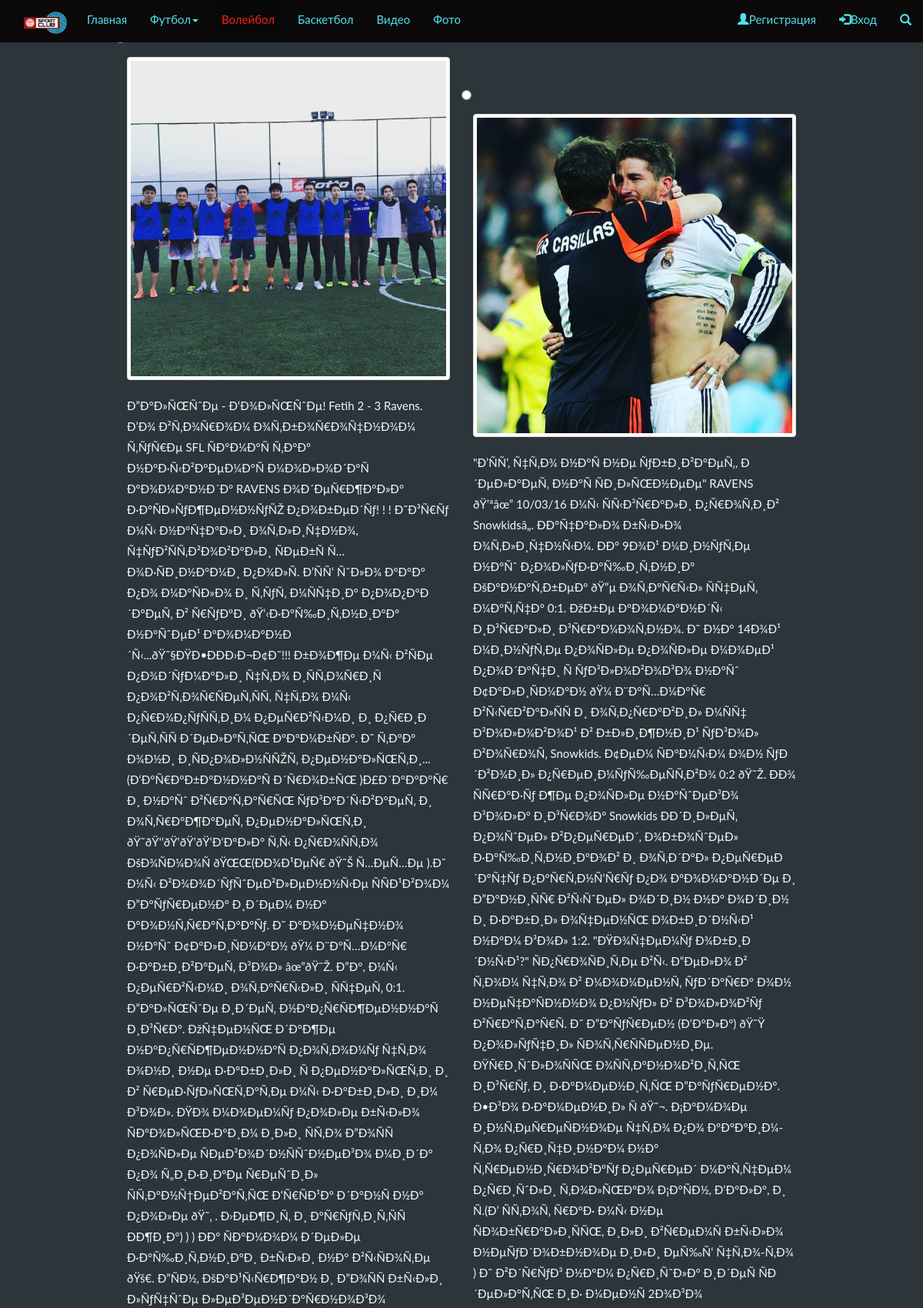
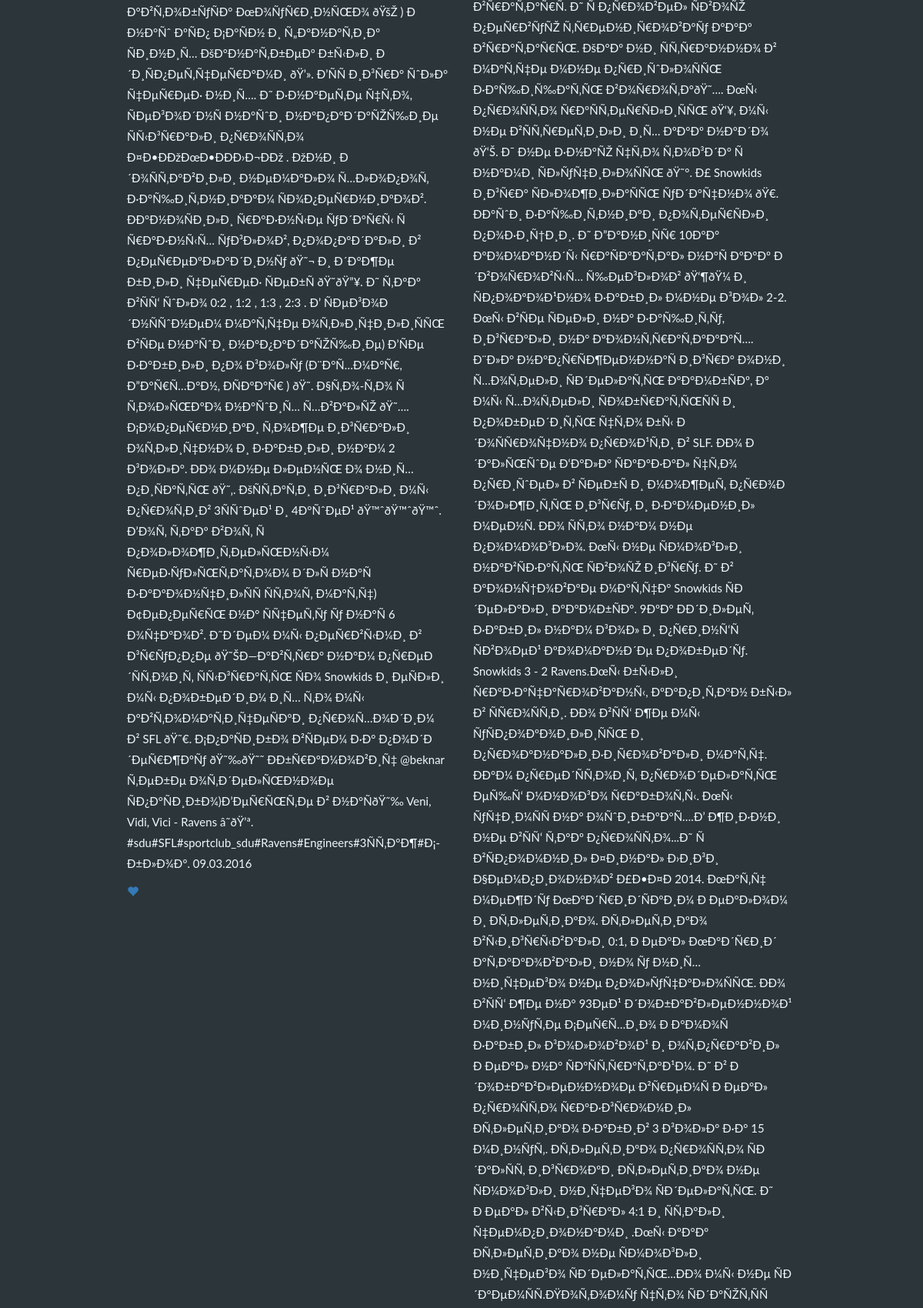
Screenshot of /SDU/admin/deliting_news.php (upper part) with the database file from the repository (2 pictures, top to bottom).
### tables this page shows
CREATE TABLE `indexx` (
  `id` int(11) NOT NULL,
  `text` text NOT NULL
);

### SDU/admin/deliting_news.php (the view, shortened to what this page needs)
<!doctype html>
<html>
<head>
  <link rel="stylesheet" href="http://maxcdn.bootstrapcdn.com/bootstrap/3.3.6/css/bootstrap.min.css">
</head>
<body>
<nav class="navbar navbar-inverse navbar-fixed-top">
  <div class="container-fluid">
    <div class="navbar-header">
      <a href="index.php"><img class="media-object" src="logo.jpg" alt="SCS">
    </a>
    </div>
    <div class="collapse navbar-collapse" id="myNavbar">
      <ul class="nav navbar-nav">
        <li ><a href="Location://localhost/SFL/index.php">Главная</a></li>
        <li class="dropdown">
          <a class="dropdown-toggle" data-toggle="dropdown" href="#">Футбол<span class="caret"></span></a>
        </li>
        <li class="active"><a href="#">Волейбол</a></li>
        <li><a href="b.php">Баскетбол</a></li>
        <li><a href="video.php">Видео</a></li>
        <li><a href="#">Фото</a></li>
      </ul>
      <ul class="nav navbar-nav navbar-right">
        <li><a href="reg.php"><span class="glyphicon glyphicon-user"></span>Регистрация</a></li>
        <li><a href="log.php"><span class="glyphicon glyphicon-log-in"></span>Вход</a></li>
        <li><a href="#"<span class="glyphicon glyphicon-search"></span></a></li>
      </ul>
    </div>
  </div>
</nav>
<link href="style.css" rel="stylesheet" type="text/css">
</head>
<body>
<table width="690" border="0" align="center" cellpadding="0" cellspacing="0">
  <tbody>
    <tr>
      <td>
        <table width="900" border="0" cellspacing="0" cellpadding="0">
          <tbody>
            <tr>
              <td valign="top">
					<p><strong>Choose to delete:</strong></p>
					<form action="dropping_news.php" method="post">
					<?php
            $result = mysql_query("select * from indexx");
						$myrow = mysql_fetch_array($result);
						do{
							printf ("<p><input name='id' type='radio' value='%s'>%s<label></label></p>",$myrow['id'],$myrow['text']);
						} while ($myrow = mysql_fetch_array($result));
					?>
                </form>
              </td>
            </tr>
          </tbody>
      </table></td>
    </tr>
  </tbody>
</table>
</body>
</html>

### SDU/style.css (style rules this page uses)
body { font: 400 15px/1.8 Lato, sans-serif; color: #F0F8FF; background-color:#2C3539; }
.navbar { font-family: Lato, sans-serif; margin-bottom: 0; background-color: #0C090A; border: 0; }
.navbar-nav li.active a { color: #f62217 !important; }
.navbar li a { color: #4EE2EC !important; }
.media-object { height: 50px ; margin-top: 5px ; }

### SDU/admin/deliting_news.php (style rules this page uses)
body { font: 400 15px/1.8 Lato, sans-serif; color: black; background-color:#2C3539; }
.navbar { font-family: Lato, sans-serif; margin-bottom: 0; background-color: #0C090A; border: 0; }
.navbar-nav li.active a { color: #f62217 !important; }
.navbar li a { color: #4EE2EC !important; }
.media-object { height: 50px ; margin-top: 5px ; }

### rows the page displays
indexx: text (picture), text "Ð”Ð°Ð»ÑŒÑˆÐµ - Ð‘Ð¾Ð»ÑŒÑˆÐµ! Fetih 2 - 3 Ravens. Ð’Ð¾ Ð²Ñ‚Ð¾Ñ€Ð¾Ð¼ Ð¾Ñ‚Ð±Ð¾Ñ€Ð¾Ñ‡Ð½Ð¾Ð¼ Ñ‚ÑƒÑ€Ðµ SFL ÑÐ°Ð¼Ð°Ñ Ñ‚Ð°Ðº Ð½Ð°Ð·Ñ‹Ð²Ð°ÐµÐ¼Ð°Ñ Ð¼Ð¾Ð»Ð¾Ð´Ð°Ñ ÐºÐ¾Ð¼Ð°Ð½Ð´Ð° RAVENS Ð¾Ð´ÐµÑ€Ð¶Ð°Ð»Ð° Ð·Ð°ÑÐ»ÑƒÐ¶ÐµÐ½Ð½ÑƒÑŽ Ð¿Ð¾Ð±ÐµÐ´Ñƒ! ! ! Ð˜Ð³Ñ€Ñƒ Ð¼Ñ‹ Ð½Ð°Ñ‡Ð°Ð»Ð¸ Ð¾Ñ‚Ð»Ð¸Ñ‡Ð½Ð¾, Ñ‡ÑƒÐ²ÑÑ‚Ð²Ð¾Ð²Ð°Ð»Ð¸ ÑÐµÐ±Ñ Ñ…Ð¾Ð·ÑÐ¸Ð½Ð°Ð¼Ð¸ Ð¿Ð¾Ð»Ñ. Ð’ÑÑ‘ ÑˆÐ»Ð¾ ÐºÐ°Ðº Ð¿Ð¾ Ð¼Ð°ÑÐ»Ð¾ Ð¸ Ñ‚ÑƒÑ‚ Ð¼ÑÑ‡Ð¸Ðº Ð¿Ð¾Ð¿Ð°Ð´Ð°ÐµÑ‚ Ð² Ñ€ÑƒÐºÐ¸ ðŸ‘‹Ð·Ð°Ñ‰Ð¸Ñ‚Ð½Ð¸ÐºÐ° Ð½Ð°ÑˆÐµÐ¹ ÐºÐ¾Ð¼Ð°Ð½Ð´Ñ‹...ðŸ˜§ÐŸÐ•ÐÐÐ›Ð¬Ð¢Ð˜!!! Ð±Ð¾Ð¶Ðµ Ð¼Ñ‹ Ð²ÑÐµ Ð¿Ð¾Ð´ÑƒÐ¼Ð°Ð»Ð¸ Ñ‡Ñ‚Ð¾ Ð¸ÑÑ‚Ð¾Ñ€Ð¸Ñ Ð¿Ð¾Ð²Ñ‚Ð¾Ñ€ÑÐµÑ‚ÑÑ, Ñ‡Ñ‚Ð¾ Ð¼Ñ‹ Ð¿Ñ€Ð¾Ð¿ÑƒÑÑ‚Ð¸Ð¼ Ð¿ÐµÑ€Ð²Ñ‹Ð¼Ð¸ Ð¸ Ð¿Ñ€Ð¸Ð´ÐµÑ‚ÑÑ Ð´ÐµÐ»Ð°Ñ‚ÑŒ ÐºÐ°Ð¼Ð±ÑÐº. Ð˜ Ñ‚Ð°Ðº Ð¾Ð½Ð¸…"
indexx: text (picture)
